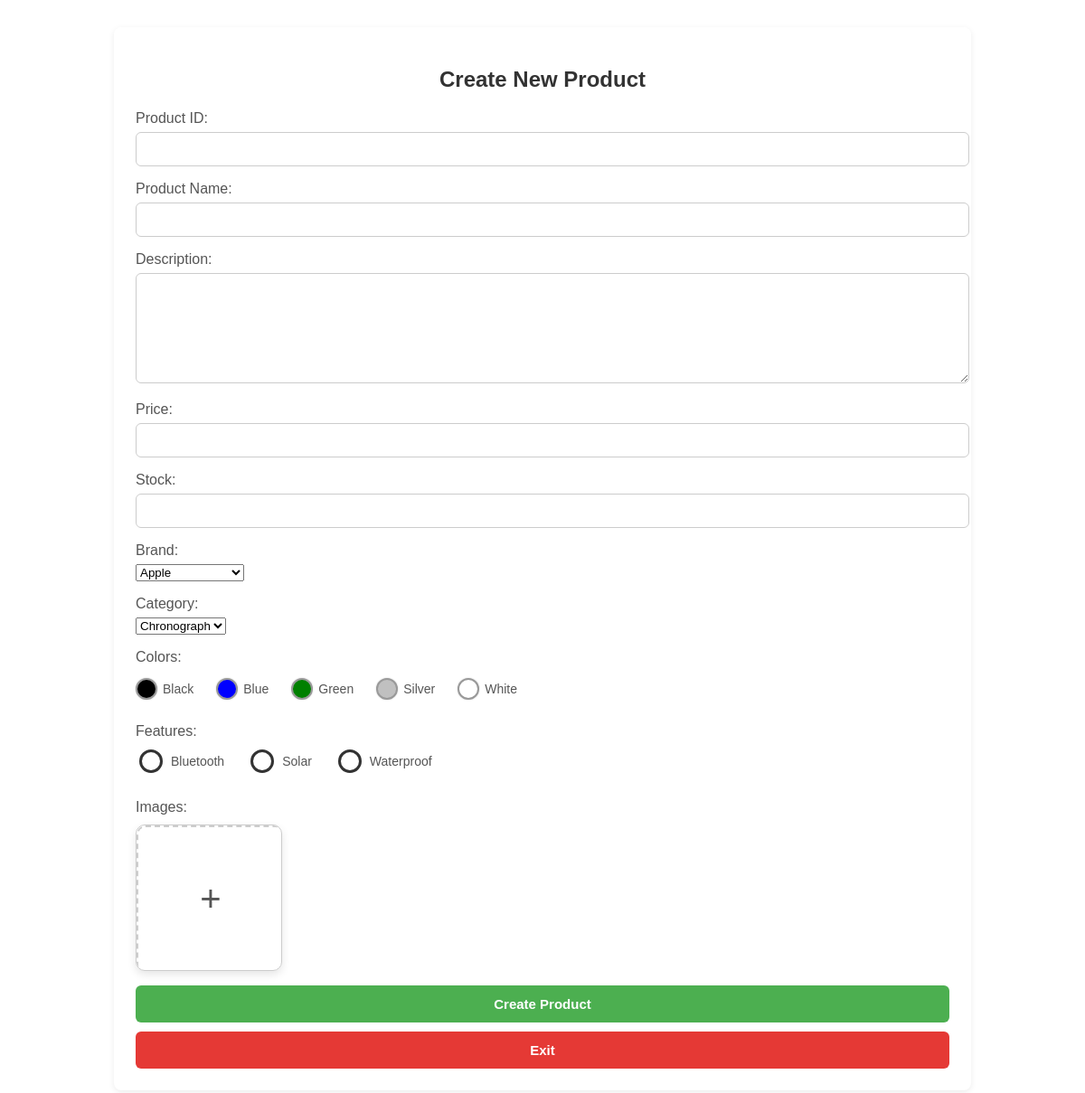
The page /qtime/admin/create_product.php on the database its author committed.
### tables this page shows
CREATE TABLE `colors` (
  `color_id` int(11) NOT NULL,
  `color_name` varchar(50) NOT NULL
);

CREATE TABLE `features` (
  `feature_id` int(11) NOT NULL,
  `feature_name` varchar(255) NOT NULL
);

### qtime/admin/create_product.php (the view, shortened to what this page needs)
<?php
require("../auth.php");
$brands = $db->query("SELECT * FROM brands")->fetchAll(PDO::FETCH_ASSOC);
$categories = $db->query("SELECT * FROM categories")->fetchAll(PDO::FETCH_ASSOC);
$colors = $db->query("SELECT * FROM colors")->fetchAll(PDO::FETCH_ASSOC);
$features = $db->query("SELECT * FROM features")->fetchAll(PDO::FETCH_ASSOC);
?>
<!DOCTYPE html>
<html lang="en">
<head>
  <link rel="stylesheet" href="../css/create_product.css">
</head>
<body>
<div class="prod-wrapper">
  <h2>Create New Product</h2>
  <form action="create_product_process.php" method="POST" enctype="multipart/form-data">
    <div class="form-group">
      <label>Product ID:</label>
      <input type="text" name="ID" required>
    </div>
    <div class="form-group">
      <label>Product Name:</label>
      <input type="text" name="name" required>
    </div>
    <div class="form-group">
      <label>Description:</label>
      <textarea name="description" required></textarea>
    </div>
    <div class="form-group">
      <label>Price:</label>
      <input type="number" step="0.01" name="price" required>
    </div>
    <div class="form-group">
      <label>Stock:</label>
      <input type="number" name="stock" required>
    </div>
    <div class="form-group">
      <label>Brand:</label>
      <select name="brand_id" required>
        <?php foreach ($brands as $b): ?>
          <option value="<?= $b['brand_id'] ?>"><?= htmlspecialchars($b['brand_name']) ?></option>
        <?php endforeach; ?>
      </select>
    </div>
    <div class="form-group">
      <label>Category:</label>
      <select name="category_id" required>
        <?php foreach ($categories as $c): ?>
          <option value="<?= $c['category_id'] ?>"><?= htmlspecialchars($c['category_name']) ?></option>
        <?php endforeach; ?>
      </select>
    </div>
    <div class="form-group">
      <label>Colors:</label>
      <div class="checkbox-group">
        <?php foreach ($colors as $color): ?>
          <label class="color-circle-wrapper">
            <span class="color-circle" style="background-color: <?= htmlspecialchars($color['color_name']) ?>"></span>
            <?= htmlspecialchars($color['color_name']) ?>
          </label>
        <?php endforeach; ?>
      </div>
    </div>
    <div class="form-group">
      <label>Features:</label>
      <div class="checkbox-group checkbox-default">
        <?php foreach ($features as $feat): ?>
          <label>
            <input type="checkbox" name="features[]" value="<?= $feat['feature_id'] ?>">
            <?= htmlspecialchars($feat['feature_name']) ?>
          </label>
        <?php endforeach; ?>
      </div>
    </div>
    <div class="form-group">
      <label>Images:</label>
      <div class="image-gallery" id="imageGallery">
        <div class="image-card add-new-image" id="addImageBox">
          <div class="plus-icon" id="triggerImageInput">+</div>
        </div>
      </div>
    </div>
    <div class="btn-group">
      <button type="submit" class="submitButton">Create Product</button>
        </div>
    <div class="btn-group">
      <a href="admin.php?section=product" class="btn-exit">Exit</a>
    </div>
  </form>
</div>
</body>
</html>

### qtime/css/create_product.css (style rules this page uses)
.prod-wrapper { background-color: #fff; padding: 24px; border-radius: 8px; box-shadow: 0 2px 6px rgba(0,0,0,0.08); max-width: 900px; font-family: 'Poppins', sans-serif; margin: 30px auto; }
.prod-wrapper h2 { font-size: 24px; font-weight: 600; color: #333; margin-bottom: 20px; text-align: center; }
.form-group { margin-bottom: 16px; }
.form-group label { display: block; margin-bottom: 6px; font-weight: 500; color: #555; }
.form-group input, .form-group textarea { width: 100%; padding: 10px; border: 1px solid #ccc; border-radius: 6px; font-size: 14px; }
.form-group textarea { height: 100px; resize: vertical; }
.checkbox-group { display: flex; flex-wrap: wrap; gap: 10px; margin-top: 8px; }
.checkbox-group label { display: flex; align-items: center; gap: 6px; font-size: 14px; }
.btn-group { display: flex; justify-content: space-between; margin-top: 10px; }
.btn-update, .btn-exit, .submitButton, .cancelButton { width: 100%; padding: 12px; font-weight: bold; border: none; border-radius: 6px; cursor: pointer; transition: background-color 0.3s, transform 0.3s; text-align: center; font-size: 15px; display: block; margin-bottom: 0px; margin-top: 0px; }
.btn-update,.submitButton { background-color: #4CAF50; color: white; }
.btn-exit,.cancelButton { background-color: #f44336; color: white; text-decoration: none; }
.btn-exit,.cancelButton:hover { background-color: #e53935; transition: all 0.3s ease; }
.checkbox-group label { display: inline-flex; align-items: center; gap: 6px; margin-right: 15px; margin-bottom: 10px; cursor: pointer; position: relative; font-size: 14px; }
.checkbox-default input[type="checkbox"] { appearance: none; width: 20px; height: 20px; border: 3px solid #333; border-radius: 50%; position: relative; cursor: pointer; outline: none; background-color: transparent; transition: all 0.2s ease-in-out; }
.color-circle-wrapper { display: inline-flex; align-items: center; gap: 8px; margin: 6px 14px 6px 0; cursor: pointer; font-size: 14px; position: relative; }
.color-circle { width: 20px; height: 20px; border-radius: 50%; border: 2px solid #999; box-shadow: 0 0 2px rgba(0,0,0,0.2); transition: 0.2s ease; background-color: transparent; }
.image-gallery { display: flex; flex-wrap: wrap; gap: 15px; margin-top: 10px; }
.image-card { position: relative; width: 160px; height: 160px; border: 1px solid #ccc; border-radius: 10px; overflow: hidden; box-shadow: 0 4px 10px rgba(0,0,0,0.1); cursor: pointer; transition: transform 0.2s ease; }
.plus-icon { font-size: 40px; color: #555; display: flex; justify-content: center; align-items: center; width: 160px; height: 160px; border: 2px dashed #ccc; border-radius: 10px; cursor: pointer; transition: all 0.2s ease-in-out; }

### rows shown on the page
colors: color_name "Black"
colors: color_name "Blue"
colors: color_name "Green"
colors: color_name "Silver"
colors: color_name "White"
features: feature_name "Bluetooth"
features: feature_name "Solar"
features: feature_name "Waterproof"

### other values the page prints
form field brand_id "Apple"
form field category_id "Chronograph"
